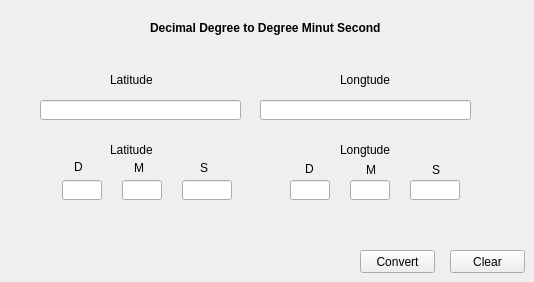
   <widget class="QWidget" name="tab_3">
    <attribute name="title">
     <string>dm to dms</string>
    </attribute>
    <widget class="QLabel" name="label_25">
     <property name="geometry">
      <rect>
       <x>340</x>
       <y>70</y>
       <width>51</width>
       <height>20</height>
      </rect>
     </property>
     <property name="text">
      <string>Longtude</string>
     </property>
    </widget>
    <widget class="QLineEdit" name="lineEdit_25">
     <property name="geometry">
      <rect>
       <x>40</x>
       <y>100</y>
       <width>201</width>
       <height>20</height>
      </rect>
     </property>
    </widget>
    <widget class="QLabel" name="label_26">
     <property name="geometry">
      <rect>
       <x>110</x>
       <y>70</y>
       <width>51</width>
       <height>20</height>
      </rect>
     </property>
     <property name="text">
      <string>Latitude</string>
     </property>
    </widget>
    <widget class="QLineEdit" name="lineEdit_26">
     <property name="geometry">
      <rect>
       <x>260</x>
       <y>100</y>
       <width>211</width>
       <height>20</height>
      </rect>
     </property>
    </widget>
    <widget class="QLineEdit" name="lineEdit_27">
     <property name="geometry">
      <rect>
       <x>62</x>
       <y>180</y>
       <width>40</width>
       <height>20</height>
      </rect>
     </property>
     <property name="readOnly">
      <bool>true</bool>
     </property>
    </widget>
    <widget class="QLineEdit" name="lineEdit_28">
     <property name="geometry">
      <rect>
       <x>122</x>
       <y>180</y>
       <width>40</width>
       <height>20</height>
      </rect>
     </property>
     <property name="readOnly">
      <bool>true</bool>
     </property>
    </widget>
    <widget class="QLineEdit" name="lineEdit_29">
     <property name="geometry">
      <rect>
       <x>182</x>
       <y>180</y>
       <width>50</width>
       <height>20</height>
      </rect>
     </property>
     <property name="readOnly">
      <bool>true</bool>
     </property>
    </widget>
    <widget class="QLineEdit" name="lineEdit_30">
     <property name="geometry">
      <rect>
       <x>350</x>
       <y>180</y>
       <width>40</width>
       <height>20</height>
      </rect>
     </property>
     <property name="readOnly">
      <bool>true</bool>
     </property>
    </widget>
    <widget class="QLineEdit" name="lineEdit_31">
     <property name="geometry">
      <rect>
       <x>290</x>
       <y>180</y>
       <width>40</width>
       <height>20</height>
      </rect>
     </property>
     <property name="readOnly">
      <bool>true</bool>
     </property>
    </widget>
    <widget class="QLineEdit" name="lineEdit_32">
     <property name="geometry">
      <rect>
       <x>410</x>
       <y>180</y>
       <width>50</width>
       <height>20</height>
      </rect>
     </property>
     <property name="readOnly">
      <bool>true</bool>
     </property>
    </widget>
    <widget class="QLabel" name="label_27">
     <property name="geometry">
      <rect>
       <x>110</x>
       <y>140</y>
       <width>51</width>
       <height>20</height>
      </rect>
     </property>
     <property name="text">
      <string>Latitude</string>
     </property>
    </widget>
    <widget class="QLabel" name="label_28">
     <property name="geometry">
      <rect>
       <x>340</x>
       <y>140</y>
       <width>51</width>
       <height>20</height>
      </rect>
     </property>
     <property name="text">
      <string>Longtude</string>
     </property>
    </widget>
    <widget class="QLabel" name="label_29">
     <property name="geometry">
      <rect>
       <x>74</x>
       <y>157</y>
       <width>16</width>
       <height>20</height>
      </rect>
     </property>
     <property name="text">
      <string>D</string>
     </property>
    </widget>
    <widget class="QLabel" name="label_30">
     <property name="geometry">
      <rect>
       <x>134</x>
       <y>158</y>
       <width>16</width>
       <height>20</height>
      </rect>
     </property>
     <property name="text">
      <string>M</string>
     </property>
    </widget>
    <widget class="QLabel" name="label_31">
     <property name="geometry">
      <rect>
       <x>200</x>
       <y>158</y>
       <width>16</width>
       <height>20</height>
      </rect>
     </property>
     <property name="text">
      <string>S</string>
     </property>
    </widget>
    <widget class="QLabel" name="label_32">
     <property name="geometry">
      <rect>
       <x>305</x>
       <y>159</y>
       <width>16</width>
       <height>20</height>
      </rect>
     </property>
     <property name="text">
      <string>D</string>
     </property>
    </widget>
    <widget class="QLabel" name="label_33">
     <property name="geometry">
      <rect>
       <x>366</x>
       <y>160</y>
       <width>16</width>
       <height>20</height>
      </rect>
     </property>
     <property name="text">
      <string>M</string>
     </property>
    </widget>
    <widget class="QLabel" name="label_34">
     <property name="geometry">
      <rect>
       <x>432</x>
       <y>160</y>
       <width>16</width>
       <height>20</height>
      </rect>
     </property>
     <property name="text">
      <string>S</string>
     </property>
    </widget>
    <widget class="QPushButton" name="pushButton_13">
     <property name="geometry">
      <rect>
       <x>450</x>
       <y>250</y>
       <width>75</width>
       <height>23</height>
      </rect>
     </property>
     <property name="text">
      <string>Clear</string>
     </property>
    </widget>
    <widget class="QPushButton" name="pushButton_14">
     <property name="geometry">
      <rect>
       <x>360</x>
       <y>250</y>
       <width>75</width>
       <height>23</height>
      </rect>
     </property>
     <property name="text">
      <string>Convert</string>
     </property>
    </widget>
    <widget class="QLabel" name="label_16">
     <property name="geometry">
      <rect>
       <x>150</x>
       <y>20</y>
       <width>231</width>
       <height>16</height>
      </rect>
     </property>
     <property name="font">
      <font>
       <weight>75</weight>
       <bold>true</bold>
      </font>
     </property>
     <property name="text">
      <string>Decimal Degree to Degree Minut Second</string>
     </property>
    </widget>
   </widget>
